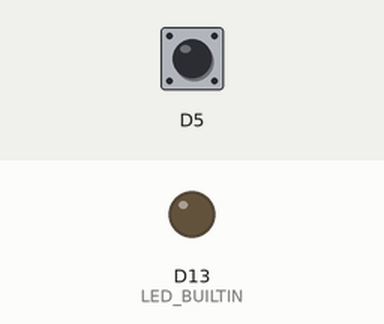
A sketch run on a simulated Arduino Nano 33 IoT. Shown: output pins drawn as LEDs (lit = HIGH). The inputs (shaded band) are chosen by the test bench; at power-on: D5 HIGH. Random numbers use the default seed unless the sketch sets one; nothing arrives over Bluetooth unless stated; a phone connects over Bluetooth LE 3 s after start; what the sketch prints to the serial monitor is not drawn.

Above: at 0.1 s.
At 3.1 s:
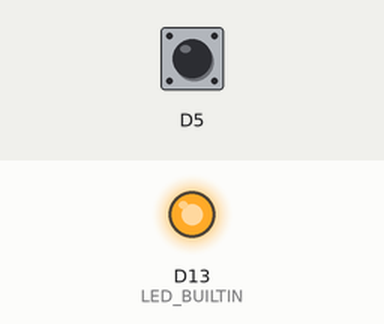
Timing chart, 0 to 4.6 s (numbered marks = the images above):
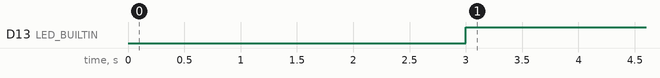

Measured:
- by itself, D13 (LED_BUILTIN): LOW → HIGH at 3.0 s

The sketch:

ArduinoBLEMIDI_oneKey_improviser.ino
```cpp
/*
  Bluetooth LE MIDI example for the MKR1010

  Uses ArduinoBLE library

  created 22 Feb 2019
  by Tom Igoe
  Based on work by Don Coleman
*/
#include <ArduinoBLE.h>

byte midiData[] = {0x80, 0x80, 0x00, 0x00, 0x00};

// the intervals in a major and natural minor scale:
int major[] = {2, 2, 1, 2, 2, 2, 1};
int naturalMinor[] = {2, 1, 2, 2, 1, 2, 2};

// an array to hold the final notes of the scale:
int scale[8];

// start with middle C:
int tonic = 65;
// note to play:
int noteValue = tonic;

// previous state of the button:
int lastButtonState = HIGH;


// set up the MIDI service and MIDI message characteristic:
BLEService midiService("03B80E5A-EDE8-4B33-A751-6CE34EC4C700");
BLECharacteristic midiCharacteristic("7772E5DB-3868-4112-A1A9-F2669D106BF3",
                                     BLEWrite | BLEWriteWithoutResponse |
                                     BLENotify | BLERead, sizeof(midiData));


void setup() {
  // initialize serial communication
  Serial.begin(9600);
  pinMode(5, INPUT_PULLUP);
  // initialize built in LED:
  pinMode(LED_BUILTIN, OUTPUT);
  // Initialize BLE:
  if (!BLE.begin()) {
    Serial.println("starting BLE failed!");
    while (true);
  }
  // set local name and advertised service for BLE:
  BLE.setLocalName("MIDI_BLE");
  BLE.setAdvertisedService(midiService);

  // add the characteristic and service:
  midiService.addCharacteristic(midiCharacteristic);
  BLE.addService(midiService);

  // start advertising
  BLE.advertise();

  // fill the scale array with the scale you want:
  // start with the initial note:
  scale[0] = tonic;
  int note = scale[0];
  // iterate over the intervals, adding each to the next note
  // in the scale. You can change major to naturalMinor
  // if you want that kind of scale instead:
  for (int n = 0; n < 7; n++) {
    note = note + major[n];
    scale[n + 1] = note;
  }
}

void loop() {
  // wait for a BLE central
  BLEDevice central = BLE.central();

  // if a central is connected to the peripheral:
  if (central) {
    // turn on LED to indicate connection:
    digitalWrite(LED_BUILTIN, HIGH);
    while (central.connected()) {

      // read the pushbutton:
      int buttonState = digitalRead(5);
      Serial.println(buttonState);
      // compare its state to the previous state:
      if (buttonState != lastButtonState) {
        // debounce delay:
        delay(5);
        // if the button's changed and it's pressed:
        if (buttonState == LOW) {
          // pick a random note in the scale:
          noteValue = scale[random(8)];
          // play it:
          midiCommand(0x90, noteValue, 0x7F);
        } else  {
          // turn the note off:
          midiCommand(0x80, noteValue, 0);
        }
        // save the button state for comparison next time through:
        lastButtonState = buttonState;
      }
    }
  }
  // when the central disconnects, turn off the LED:
  digitalWrite(LED_BUILTIN, LOW);

}

// send a 3-byte midi message
void midiCommand(byte cmd, byte data1, byte  data2) {
  // MIDI data goes in the last three bytes of the midiData array:
  midiData[2] = cmd;
  midiData[3] = data1;
  midiData[4] = data2;

  midiCharacteristic.setValue(midiData, sizeof(midiData));
}
```
